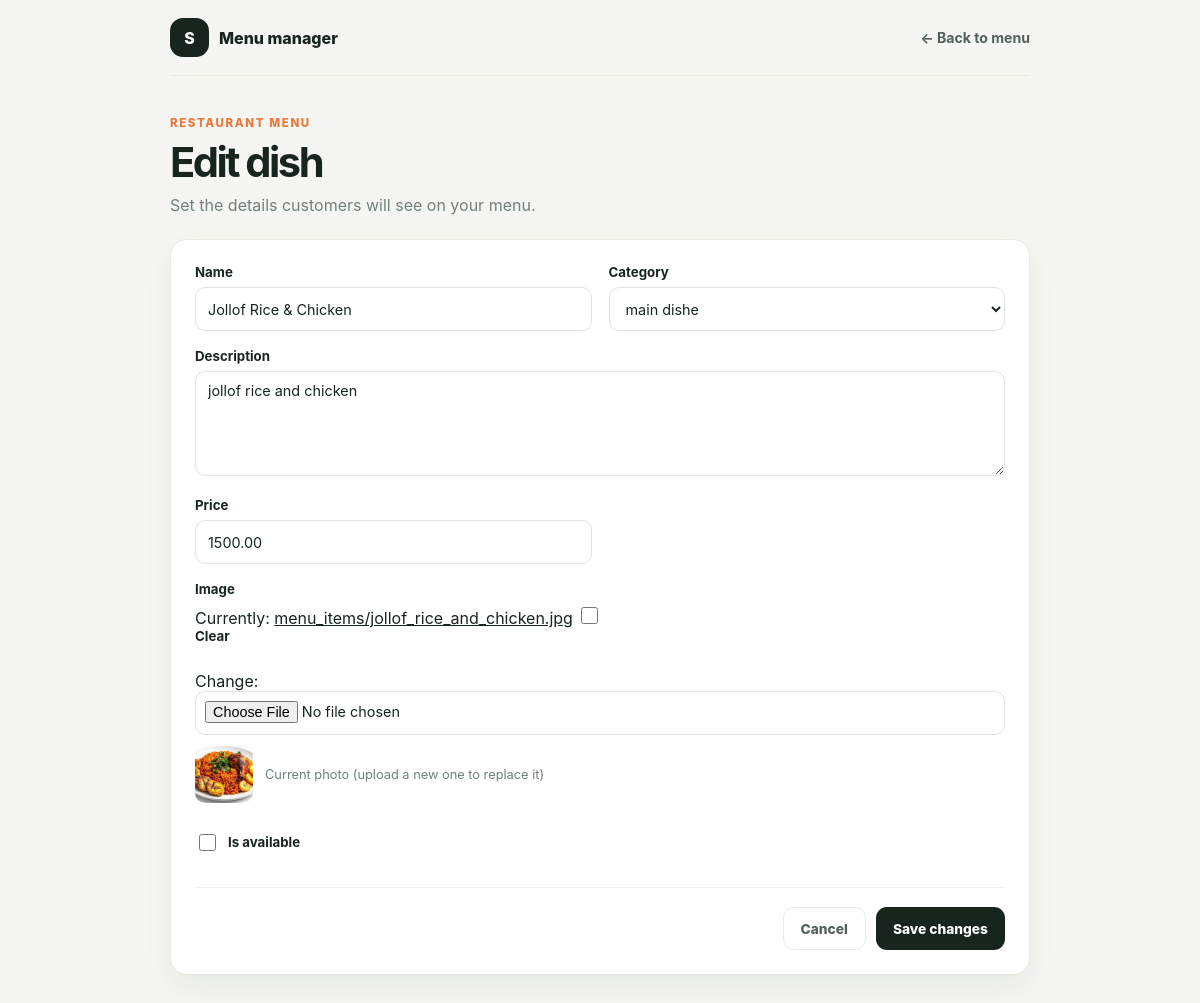
Page /kitchen/menu/items/2/edit/ (signed in) on the committed database.
### store/models.py (models this page shows, shortened)
class MenuItem(models.Model):
    category = models.ForeignKey(Category, on_delete=models.CASCADE, related_name='items')
    name = models.CharField(max_length=150)
    description = models.TextField(blank=True)
    price = models.DecimalField(max_digits=10, decimal_places=2)
    image = models.ImageField(upload_to='menu_items/', blank=True, null=True)
    is_available = models.BooleanField(default=True)
    created_at = models.DateTimeField(auto_now_add=True)

### store/views.py (the view, shortened to what this page needs)
# urls.py: path('kitchen/menu/items/<int:item_id>/edit/', views.menu_item_form_view, name='menu_item_edit'),
@login_required
@require_http_methods(['GET', 'POST'])
def menu_item_form_view(request, item_id=None):
    if not is_kitchen_staff(request.user):
        return HttpResponseForbidden('Kitchen staff access is required.')
    menu_item = get_object_or_404(MenuItem, pk=item_id) if item_id is not None else None
    form = MenuItemForm(
        request.POST or None,
        request.FILES or None,
        instance=menu_item,
    )
    return render(request, 'store/menu_item_form.html', {
        'form': form,
        'menu_item': menu_item,
    })

### store/forms.py (shortened to what this page needs)
class MenuItemForm(forms.ModelForm):
    class Meta:
        model = MenuItem
        fields = ('name', 'category', 'description', 'price', 'image', 'is_available')
        widgets = {
            'name': forms.TextInput(attrs={'placeholder': 'e.g. Grilled chicken'}),
            'description': forms.Textarea(attrs={
                'rows': 3,
                'placeholder': 'Describe the dish and what makes it special.',
            }),
            'price': forms.NumberInput(attrs={'min': '0.01', 'step': '0.01', 'placeholder': '0.00'}),
        }
    def __init__(self, *args, **kwargs):
        super().__init__(*args, **kwargs)
        self.fields['category'].queryset = Category.objects.order_by('display_order', 'name')
        self.fields['image'].required = False

### store/models.py (called while the page is built)
    def __str__(self):
        return self.name

### store/views.py (called while the page is built)
def is_kitchen_staff(user):
    return user.is_authenticated and (user.is_staff or getattr(user, 'role', '') in ['KITCHEN', 'ADMIN'])

### store/templates/store/menu_item_form.html (shortened to what this page needs)
<!DOCTYPE html>
<html lang="en">
<head>
</head>
<body>
    <header class="shell topbar">
        <a class="brand" href="{% url 'store:menu_manage' %}">
            <span class="mark" aria-hidden="true">S</span>
            <span>Menu manager</span>
        </a>
        <a class="back-link" href="{% url 'store:menu_manage' %}">← Back to menu</a>
    </header>
    <main class="shell">
        <p class="eyebrow">Restaurant menu</p>
        <h1>{% if menu_item %}Edit dish{% else %}Add a dish{% endif %}</h1>
        <p class="subtitle">Set the details customers will see on your menu.</p>
        <form class="card" method="post" enctype="multipart/form-data">
            <div class="fields">
                {% for field in form %}
                    <div class="field {% if field.name == 'description' or field.name == 'image' %}field-wide{% endif %}">
                        {% if field.name == 'is_available' %}
                            <div class="checkbox-field">
                                {{ field }}
                                <label for="{{ field.id_for_label }}">{{ field.label }}</label>
                            </div>
                        {% else %}
                            <label for="{{ field.id_for_label }}">{{ field.label }}</label>
                            {{ field }}
                        {% endif %}
                        {% if field.name == 'image' and menu_item.image %}
                            <div class="current-image">
                                <img src="{{ menu_item.image.url }}" alt="Current photo of {{ menu_item.name }}">
                                <span>Current photo (upload a new one to replace it)</span>
                            </div>
                        {% endif %}
                    </div>
                {% endfor %}
            </div>
            <div class="actions">
                <a class="button secondary" href="{% url 'store:menu_manage' %}">Cancel</a>
                <button class="button" type="submit">{% if menu_item %}Save changes{% else %}Add dish{% endif %}</button>
            </div>
        </form>
    </main>
</body>
</html>

### store/templates/store/menu_item_form.html (style rules this page uses)
:root { --ink: #17251d; --muted: #718078; --paper: #f5f6f1; --white: #fff; --accent: #e8793e; --line: #e7ebe4; }
* { box-sizing: border-box; }
body { margin: 0; background: var(--paper); color: var(--ink); font-family: Inter, ui-sans-serif, system-ui, -apple-system, BlinkMacSystemFont, "Segoe UI", sans-serif; }
a { color: inherit; }
.shell { width: min(860px, calc(100% - 40px)); margin: 0 auto; }
.topbar { display: flex; min-height: 76px; align-items: center; justify-content: space-between; border-bottom: 1px solid var(--line); }
.brand { display: flex; align-items: center; gap: 10px; font-weight: 850; text-decoration: none; }
.mark { display: grid; width: 39px; height: 39px; place-items: center; border-radius: 13px; background: var(--ink); color: white; }
.back-link { color: #536158; font-size: .88rem; font-weight: 700; text-decoration: none; }
main { padding: 40px 0 60px; }
.eyebrow { margin: 0 0 7px; color: var(--accent); font-size: .72rem; font-weight: 850; letter-spacing: .14em; text-transform: uppercase; }
h1 { margin: 0; font-size: clamp(2rem, 5vw, 2.6rem); letter-spacing: -.06em; }
.subtitle { margin: 8px 0 24px; color: var(--muted); }
.card { padding: 24px; border: 1px solid var(--line); border-radius: 17px; background: var(--white); box-shadow: 0 12px 30px rgba(23,37,29,.06); }
.fields { display: grid; grid-template-columns: 1fr 1fr; gap: 17px; }
.field { min-width: 0; }
.field-wide { grid-column: 1 / -1; }
label { display: block; margin-bottom: 7px; font-size: .83rem; font-weight: 750; }
input:not([type="checkbox"]), select, textarea { width: 100%; min-height: 44px; padding: 10px 12px; border: 1px solid #dfe5dc; border-radius: 10px; background: white; color: var(--ink); font: inherit; font-size: .9rem; }
textarea { min-height: 105px; resize: vertical; }
input[type="file"] { padding: 9px; }
input[type="checkbox"] { width: 17px; height: 17px; accent-color: var(--accent); }
.checkbox-field { display: flex; align-items: center; gap: 9px; min-height: 44px; }
.checkbox-field label { margin: 0; }
.current-image { display: flex; align-items: center; gap: 12px; margin-top: 10px; color: var(--muted); font-size: .8rem; }
.current-image img { width: 58px; height: 58px; border-radius: 10px; object-fit: cover; }
.actions { display: flex; justify-content: flex-end; gap: 10px; margin-top: 23px; padding-top: 19px; border-top: 1px solid #f0f1ed; }
.button { display: inline-flex; min-height: 43px; align-items: center; justify-content: center; padding: 0 17px; border: 0; border-radius: 11px; background: var(--ink); color: white; cursor: pointer; font: inherit; font-size: .86rem; font-weight: 780; text-decoration: none; }
.button.secondary { border: 1px solid var(--line); background: white; color: #536158; }

### rows in the picture
MenuItem: form "Jollof Rice & Chicken" "main dishe" "jollof rice and chicken" "1500.00", image (picture)

### other values in the picture
{{ field.label }} "Name" "Category" "Description" "Price" "Image"
{{ field.label }} "Is available"
